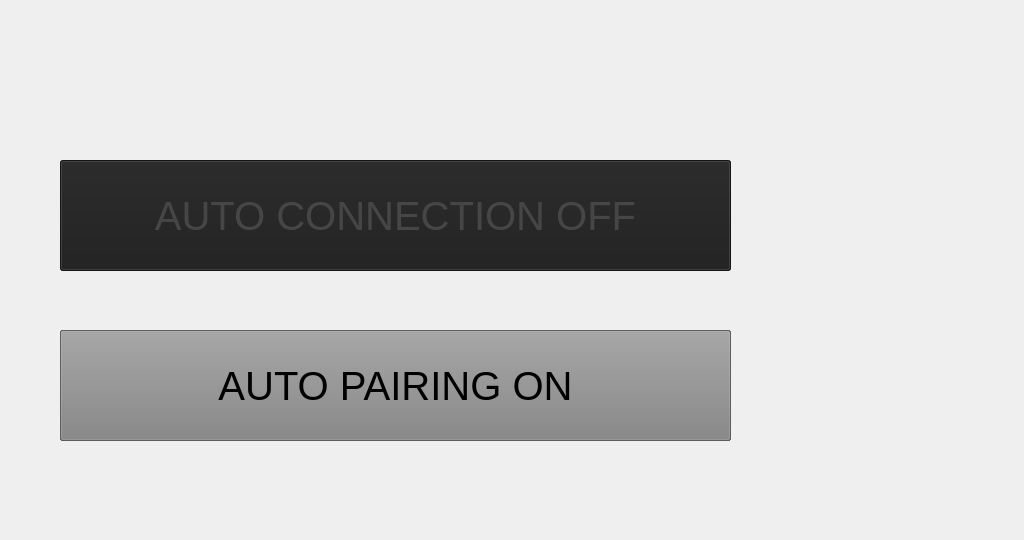
<?xml version="1.0" encoding="UTF-8"?>
<ui version="4.0">
 <class>AdvancedMenuWidget</class>
 <widget class="QWidget" name="AdvancedMenuWidget">
  <property name="geometry">
   <rect>
    <x>0</x>
    <y>0</y>
    <width>1024</width>
    <height>540</height>
   </rect>
  </property>
  <property name="windowTitle">
   <string>Dialog</string>
  </property>
  <widget class="QPushButton" name="BUTTON_AUTO_CONNECTION_OFF">
   <property name="geometry">
    <rect>
     <x>60</x>
     <y>160</y>
     <width>671</width>
     <height>111</height>
    </rect>
   </property>
   <property name="font">
    <font>
     <pointsize>30</pointsize>
    </font>
   </property>
   <property name="focusPolicy">
    <enum>Qt::NoFocus</enum>
   </property>
   <property name="styleSheet">
    <string notr="true">QPushButton {
	background: rgb(30, 30, 30);
	color: rgb(70, 70, 70);
}</string>
   </property>
   <property name="text">
    <string>AUTO CONNECTION OFF</string>
   </property>
   <property name="checkable">
    <bool>false</bool>
   </property>
  </widget>
  <widget class="QPushButton" name="BUTTON_AUTO_PAIRING_ON">
   <property name="geometry">
    <rect>
     <x>60</x>
     <y>330</y>
     <width>671</width>
     <height>111</height>
    </rect>
   </property>
   <property name="font">
    <font>
     <pointsize>30</pointsize>
    </font>
   </property>
   <property name="focusPolicy">
    <enum>Qt::NoFocus</enum>
   </property>
   <property name="styleSheet">
    <string notr="true">QPushButton {
	background: rgb(130, 130, 130);
	color: rgb(0, 0, 0);
}</string>
   </property>
   <property name="text">
    <string>AUTO PAIRING ON</string>
   </property>
   <property name="checkable">
    <bool>false</bool>
   </property>
   <property name="checked">
    <bool>false</bool>
   </property>
  </widget>
  <widget class="QPushButton" name="BUTTON_AUTO_CONNECTION_ON">
   <property name="geometry">
    <rect>
     <x>60</x>
     <y>160</y>
     <width>671</width>
     <height>111</height>
    </rect>
   </property>
   <property name="font">
    <font>
     <pointsize>30</pointsize>
    </font>
   </property>
   <property name="focusPolicy">
    <enum>Qt::NoFocus</enum>
   </property>
   <property name="styleSheet">
    <string notr="true">QPushButton {
	background: rgb(130, 130, 130);
	color: rgb(0, 0, 0);
}</string>
   </property>
   <property name="text">
    <string>AUTO CONNECTION ON</string>
   </property>
   <property name="checkable">
    <bool>false</bool>
   </property>
  </widget>
  <widget class="QPushButton" name="BUTTON_AUTO_PAIRING_OFF">
   <property name="geometry">
    <rect>
     <x>60</x>
     <y>330</y>
     <width>671</width>
     <height>111</height>
    </rect>
   </property>
   <property name="font">
    <font>
     <pointsize>30</pointsize>
    </font>
   </property>
   <property name="focusPolicy">
    <enum>Qt::NoFocus</enum>
   </property>
   <property name="styleSheet">
    <string notr="true">QPushButton {
	background: rgb(30, 30, 30);
	color: rgb(70, 70, 70);
}</string>
   </property>
   <property name="text">
    <string>AUTO PAIRING OFF</string>
   </property>
   <property name="checkable">
    <bool>false</bool>
   </property>
   <property name="checked">
    <bool>false</bool>
   </property>
  </widget>
  <zorder>BUTTON_AUTO_CONNECTION_ON</zorder>
  <zorder>BUTTON_AUTO_PAIRING_OFF</zorder>
  <zorder>BUTTON_AUTO_CONNECTION_OFF</zorder>
  <zorder>BUTTON_AUTO_PAIRING_ON</zorder>
 </widget>
 <resources/>
 <connections/>
</ui>
